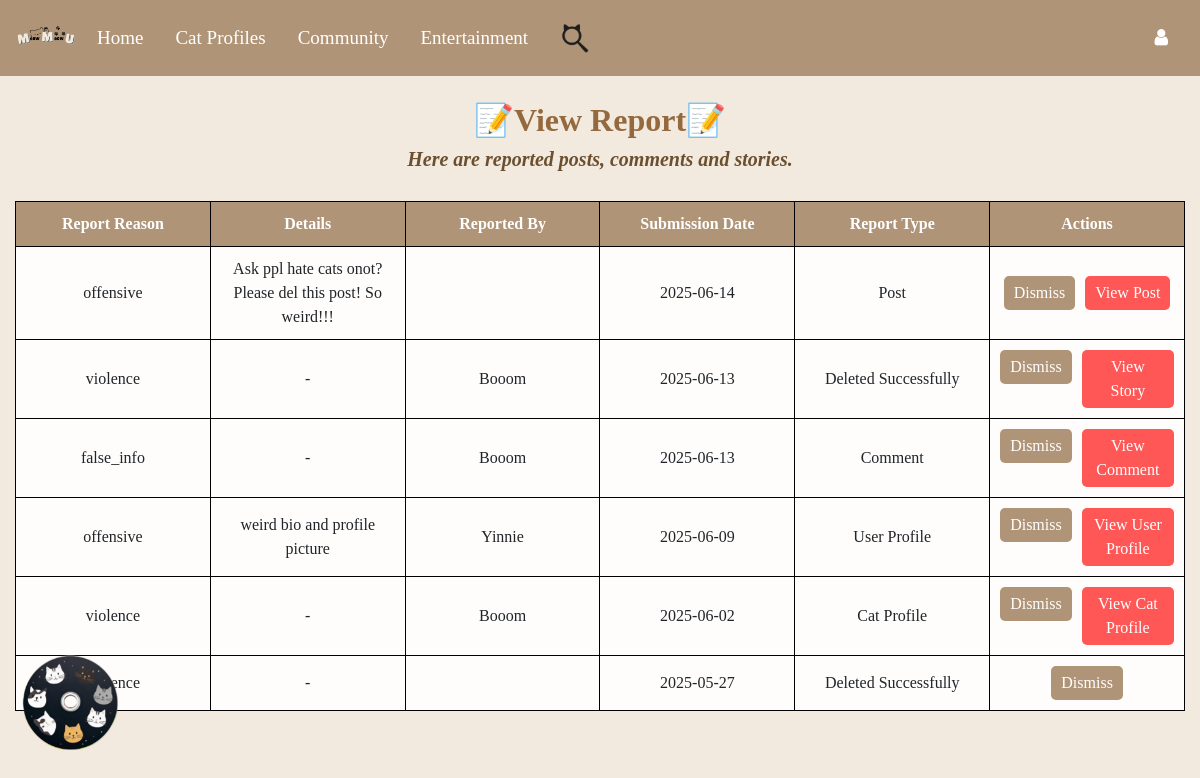
Page /admin/view_report on the committed database.
### Website/models.py (models this page shows)
class Report(db.Model):
    id = db.Column(db.Integer, primary_key=True)
    user_id = db.Column(db.Integer, db.ForeignKey("user.id"), nullable=False)
    story_id = db.Column(db.Integer, db.ForeignKey("story.id"), nullable=True)
    post_id = db.Column(db.Integer, nullable=True)
    comment_id = db.Column(db.Integer, nullable=True)
    profile_id = db.Column(db.Integer, nullable=True)
    user_profile_id = db.Column(db.Integer, db.ForeignKey("user.id"), nullable=True)
    reason = db.Column(db.String(255), nullable=False)
    details = db.Column(db.Text, nullable=True)
    created_at = db.Column(db.DateTime, default=datetime.utcnow)
    reporting_user = db.relationship("User", foreign_keys=[user_id], backref="user_reports")
    reported_user_profile = db.relationship("User", foreign_keys=[user_profile_id], backref="reported_profiles")
    story = db.relationship("Story", backref="reports", lazy=True)
    @property
    def report_type(self):
        if self.story_id and not db.session.execute(text("SELECT id FROM story WHERE id = :story_id"), {"story_id": self.story_id}).fetchone():
            return "Deleted Successfully"
        elif self.post_id and not db.session.execute(text("SELECT post_id FROM post WHERE post_id = :post_id"), {"post_id": self.post_id}).fetchone():
            return "Deleted Successfully"
        elif self.comment_id and not db.session.execute(text("SELECT id FROM comment WHERE id = :comment_id"), {"comment_id": self.comment_id}).fetchone():
            return "Deleted Successfully"
        elif self.profile_id and not db.session.execute(text("SELECT id FROM profiles WHERE id = :profile_id"), {"profile_id": self.profile_id}).fetchone():
            return "Deleted Successfully"
        elif self.user_profile_id and not db.session.execute(text("SELECT id FROM user WHERE id = :profile_id"),{"profile_id": self.user_profile_id}).fetchone():
            return "Deleted Successfully"
        elif self.story_id:
            return "Story"
        elif self.comment_id and self.post_id:
            return "Comment"
        elif self.post_id:
            return "Post"
        elif self.profile_id:
            return "Cat Profile"
        elif self.user_profile_id:
            return "User Profile"
        return "Deleted Successfully"
    @property
    def view_action(self):
        if self.comment_id and self.post_id:
            return ("auth.view_post", {"post_id": self.post_id}, "View Comment") if db.session.execute(text("SELECT id FROM comment WHERE id = :comment_id"), {"comment_id": self.comment_id}).fetchone() else (None, {}, "Deleted Successfully")
        elif self.post_id and not self.comment_id:
            return ("auth.view_post", {"post_id": self.post_id}, "View Post") if db.session.execute(text("SELECT post_id FROM post WHERE post_id = :post_id"), {"post_id": self.post_id}).fetchone() else (None, {}, "Deleted Successfully")
        elif self.story_id:
            return ("auth.view_story", {"story_id": self.story_id}, "View Story") if db.session.execute(text("SELECT id FROM story WHERE id = :story_id"), {"story_id": self.story_id}).fetchone() else (None, {}, "Deleted Successfully")
        elif self.profile_id:
            return ("auth.view_profile", {"profile_id": self.profile_id}, "View Cat Profile") if db.session.execute(text("SELECT id FROM profiles WHERE id = :profile_id"), {"profile_id": self.profile_id}).fetchone() else (None, {}, "Deleted Successfully")
        elif self.user_profile_id:
            return ("auth.view_user_profile", {"user_id": self.user_profile_id}, "View User Profile") if db.session.execute(text("SELECT id FROM user WHERE id = :user_id"), {"user_id": self.user_profile_id}).fetchone() else (None, {}, "Deleted Successfully")
        return (None, {}, "")

class User(db.Model, UserMixin):
    id = db.Column(db.Integer, primary_key=True)
    email = db.Column(db.String(150), unique=True, nullable=False)
    ps = db.Column(db.String(150), nullable=False)
    Name = db.Column(db.String(150), nullable=False)
    secret_answer = db.Column(db.String(150), nullable=False)
    notes = db.relationship("Note", backref="user", lazy=True, cascade="all, delete-orphan")
    stories = db.relationship("Story", backref="owner", lazy=True, cascade="all, delete-orphan")
    reports_made = db.relationship(
        "Report",
        back_populates="reporting_user",
        lazy=True,
        cascade="all, delete-orphan",
        foreign_keys="[Report.user_id]"
    )
    reports_received = db.relationship(
        "Report",
        back_populates="reported_user_profile",
        lazy=True,
        foreign_keys="[Report.user_profile_id]"
    )
    status = db.Column(db.String(100)) #user profile part
    birthday = db.Column(db.Date)
    mbti = db.Column(db.String(50))
    hobby = db.Column(db.String(100))
    bio = db.Column(db.Text)
    profile_picture = db.Column(db.String(255), default="default_profilepic.png")
    cover_photo = db.Column(db.String(255), default="default_cover.png")
    role = db.Column(db.String(50), default='user', nullable=False)
    level1_completed = db.Column(db.Boolean, default=False)
    privacy = db.Column(db.String(50), default="Public", nullable=False)

### Website/auth.py (the view)
@auth.route('/admin/view_report')
def view_report():
    reports = Report.query.order_by(Report.created_at.desc()).all()
    return render_template("view_report.html", reports=reports, user=current_user)

### Website/templates/view_report.html (shortened to what this page needs)
{% extends "base.html" %}
{% block content %}
<h2><b>📝View Report📝</b></h2>
<h5>Here are reported posts, comments and stories.</h5>
<table>
    <thead>
        <tr>
            <th>Report Reason</th>
            <th>Details</th>
            <th>Reported By</th>
            <th>Submission Date</th>
            <th>Report Type</th>
            <th>Actions</th>
        </tr>
    </thead>
    <tbody>
        {% for report in reports %}
        <tr>
            <td>{{ report.reason }}</td>
            <td>{{ report.details if report.details else '-' }}</td>
            <td>{{ report.reporting_user.Name }}</td>
            <td>{{ report.created_at.strftime('%Y-%m-%d') }}</td>
            <td>{{ report.report_type }}</td>
            <td>
                <div class="action-buttons">
                    <form action="{{ url_for('auth.dismiss_report', id=report.id) }}" method="POST">
                        <button type="submit">Dismiss</button>
                    </form>
                    {% set view_route, view_params, view_label = report.view_action %}
                    {% if view_route %}
                    <a href="{{ url_for(view_route, **view_params) }}">
                        <button type="button" style="background-color: rgb(255, 86, 86);">{{ view_label }}</button>
                    </a>
                    {% endif %}
                </div>
            </td>
        </tr>
        {% endfor %}
    </tbody>
</table>
{% endblock %}

### Website/templates/base.html (style rules this page uses)
body { background-color: #f9f4ef; }

### Website/templates/view_report.html (style rules this page uses)
body { background-color: #f2eadf; }
h2 { font-weight: bold; text-align: center; padding-top: 25px; color: #94693e; font-family: "Times New Roman"; }
h5 { font-weight: bold; font-size: 20px; color: #6b4f2f; text-align: center; font-style: italic; margin-bottom: 20px; font-family: "Times New Roman"; }
table { width: 100%; table-layout: fixed; border-collapse: collapse; margin-top: 30px; margin-bottom: 50px; background-color: rgba(255, 255, 255, 0.9); }
th, td { padding: 10px; border: 1px solid black; text-align: center; font-family: 'Times New Roman'; }
th { background-color: rgb(176, 148, 119); color: white; }
.action-buttons { justify-content: center; display: flex; gap: 10px; }
button { font-family: 'Times New Roman'; background-color: rgb(176, 148, 119); color: white; border: none; padding: 5px 10px; border-radius: 5px; cursor: pointer; }

### rows in the picture
Report: reason "offensive", details "Ask ppl hate cats onot? Please del this post! So weird!!!", created_at "2025-06-14", report_type "Post", view_label "View Post"
Report: reason "violence", details "-", reporting_user.Name "Booom", created_at "2025-06-13", report_type "Deleted Successfully", view_label "View Story"
Report: reason "false_info", details "-", reporting_user.Name "Booom", created_at "2025-06-13", report_type "Comment", view_label "View Comment"
Report: reason "offensive", details "weird bio and profile picture", reporting_user.Name "Yinnie", created_at "2025-06-09", report_type "User Profile", view_label "View User Profile"
Report: reason "violence", details "-", reporting_user.Name "Booom", created_at "2025-06-02", report_type "Cat Profile", view_label "View Cat Profile"
Report: details "-", created_at "2025-05-27", report_type "Deleted Successfully"
